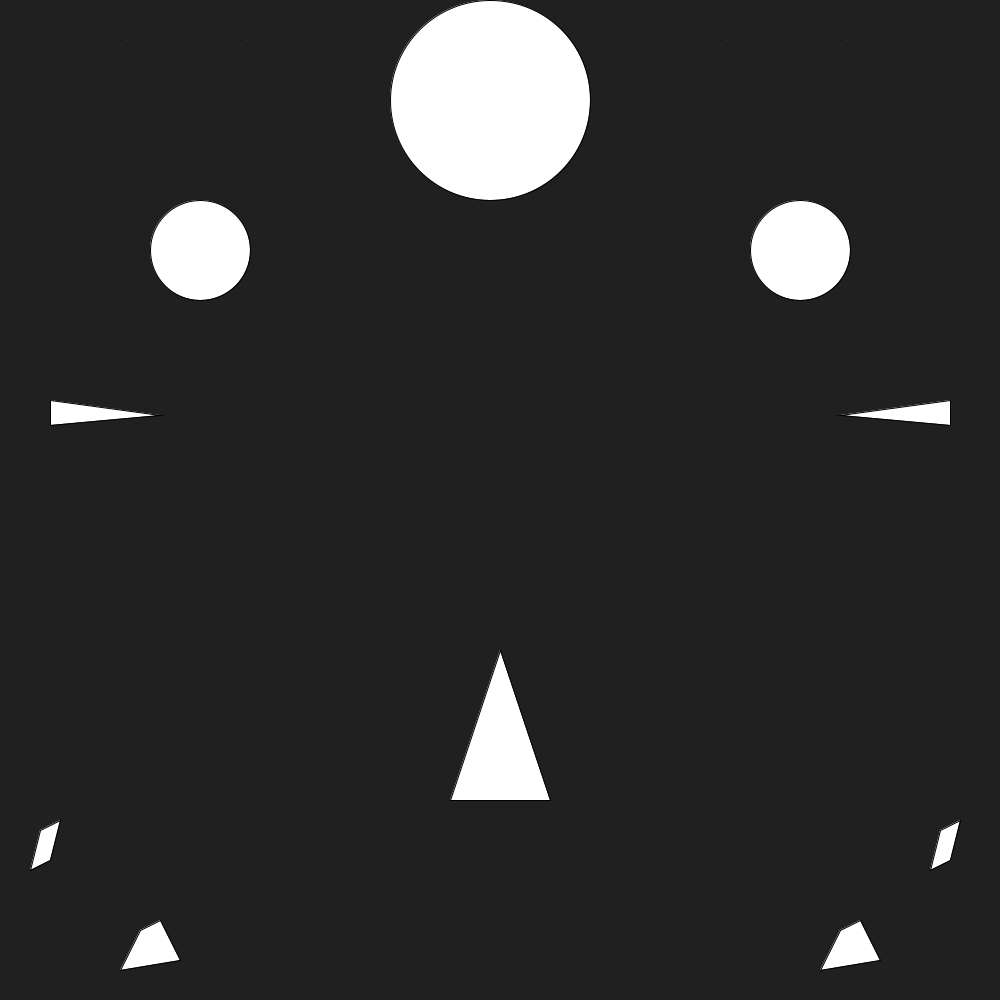
Frame 1 (no input)
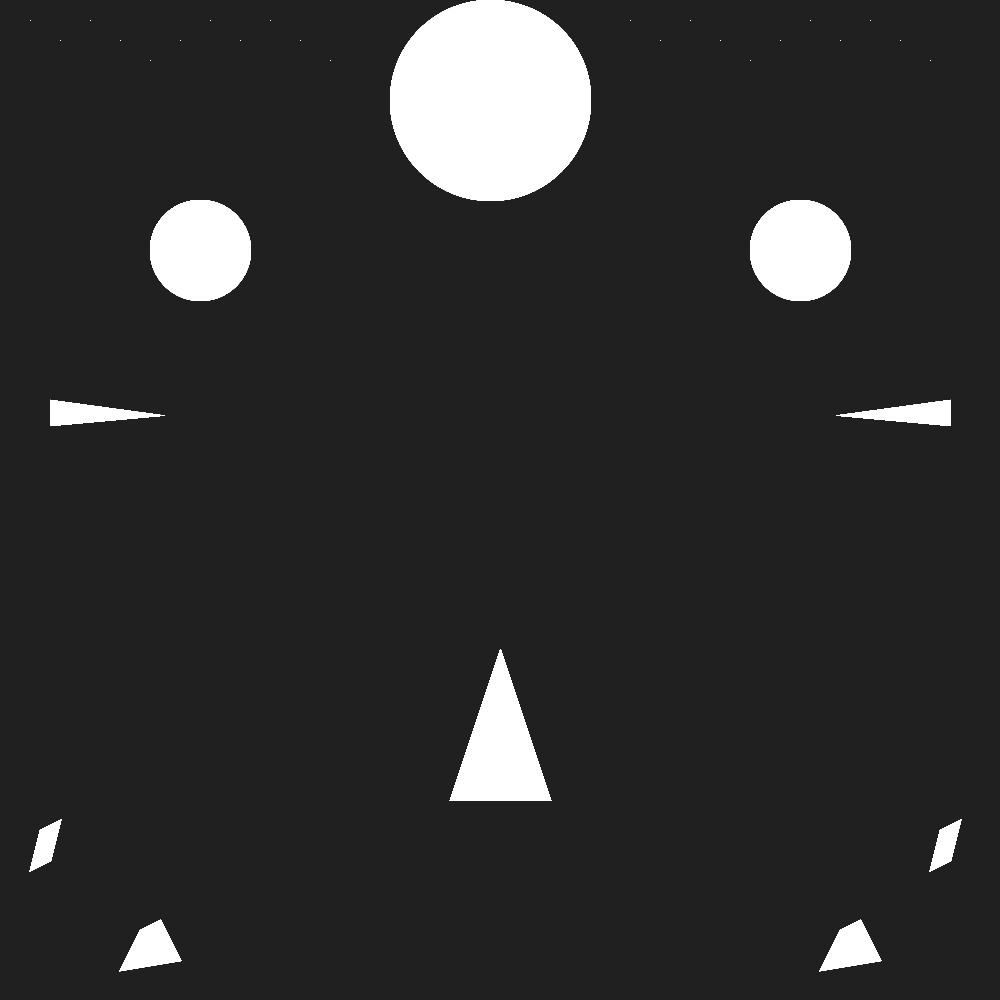
Frame 60 (the mouse pressed at the canvas centre just before this capture)
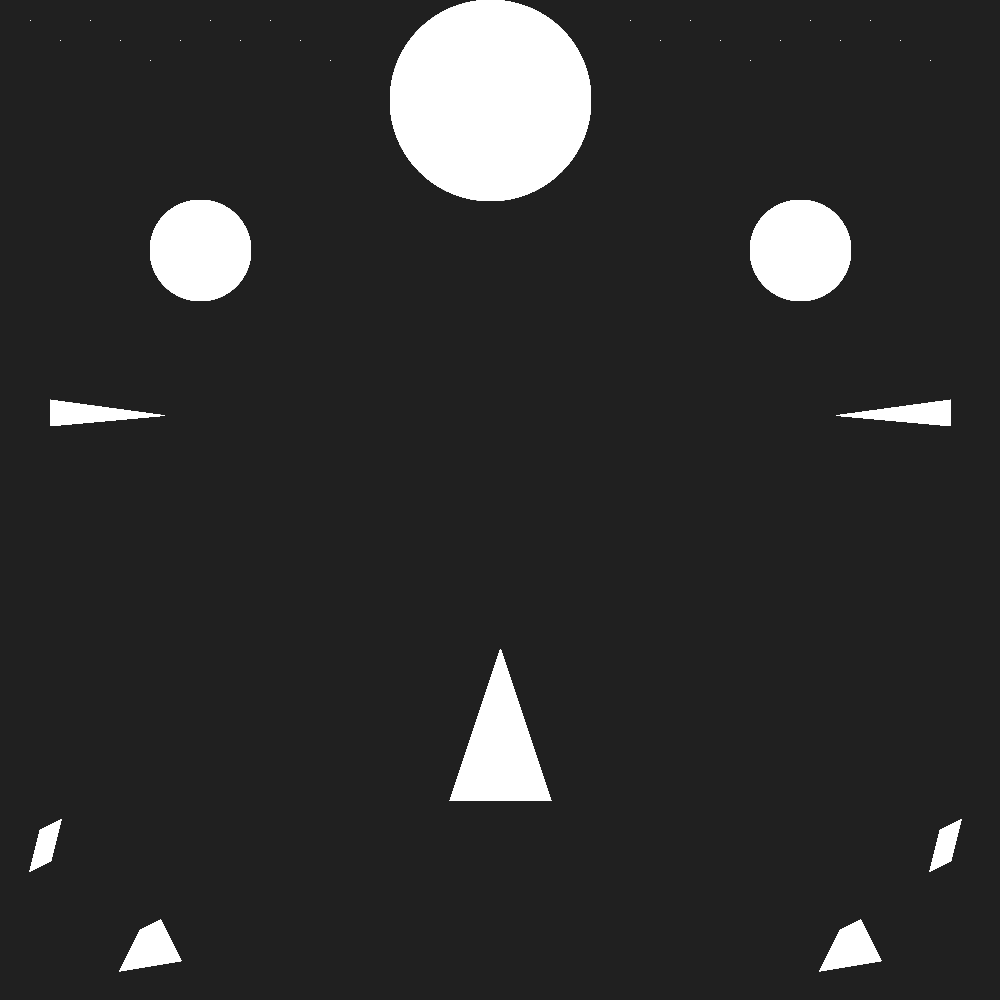
Frame 120 (the mouse held since frame 60 and released just before this capture)

The Processing sketch that drew these frames (run headless with seeded random() and noise(); from frame 60 on, the mouse is pressed at the canvas centre):

// Processing sketch: f18magd150lab02_Nemec
// ── f18magd150lab02_Nemec.pde
void setup(){
size(1000, 1000);
background(32);
}

void draw(){




arc(200, 250, 100, 100, 0, radians(360));//left planet

arc(490, 100, 200, 200, 0, radians(360));//center planet

arc(800, 250, 100, 100, 0, radians(360));//right planet 

quad(30, 870, 40, 830, 60, 820, 50, 860);//down left asteroid 1

quad(120, 970, 140, 930, 160, 920, 180, 960);//down left asteroid 2

quad(930, 870, 940, 830, 960, 820, 950, 860);//down right asteroid 1

quad(820, 970, 840, 930, 860, 920, 880, 960);//down right asteroid 2
  
triangle(550, 800, 450, 800, 500, 650);//center ship

triangle(50, 425, 50, 400, 160, 415); //left ship

triangle(950, 425, 950, 400, 840, 415); //right ship

beginShape(POINTS);
colorMode(RGB, 255);
vertex(30, 20);
vertex(60, 40);
vertex(90, 20);
vertex(120, 40);
vertex(150, 60);
vertex(180, 40);
vertex(210, 20);
vertex(240, 40);
vertex(270, 20);
vertex(300, 40);
vertex(330, 60);
vertex(630, 20);
vertex(660, 40);
vertex(690, 20);
vertex(720, 40);
vertex(750, 60);
vertex(780, 40);
vertex(810, 20);
vertex(840, 40);
vertex(870, 20);
vertex(900, 40);
vertex(930, 60);
stroke(255);
endShape();

}
